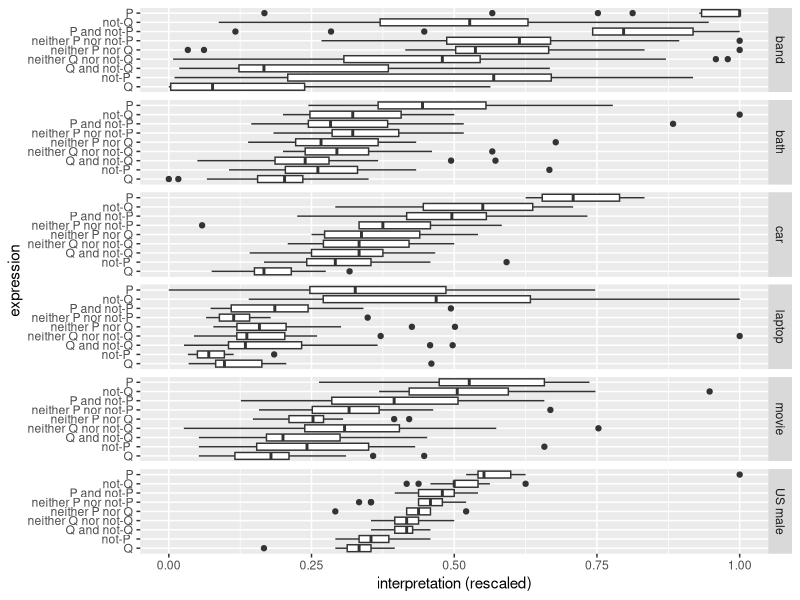
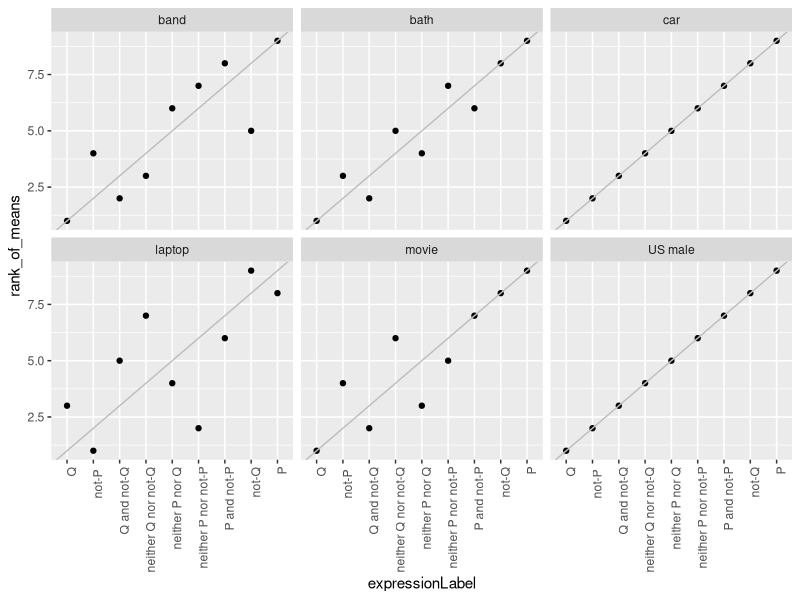
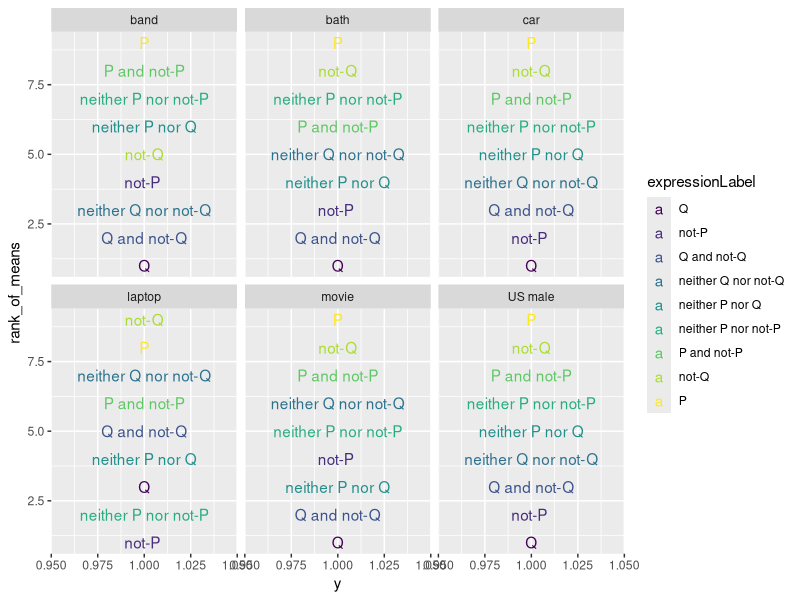
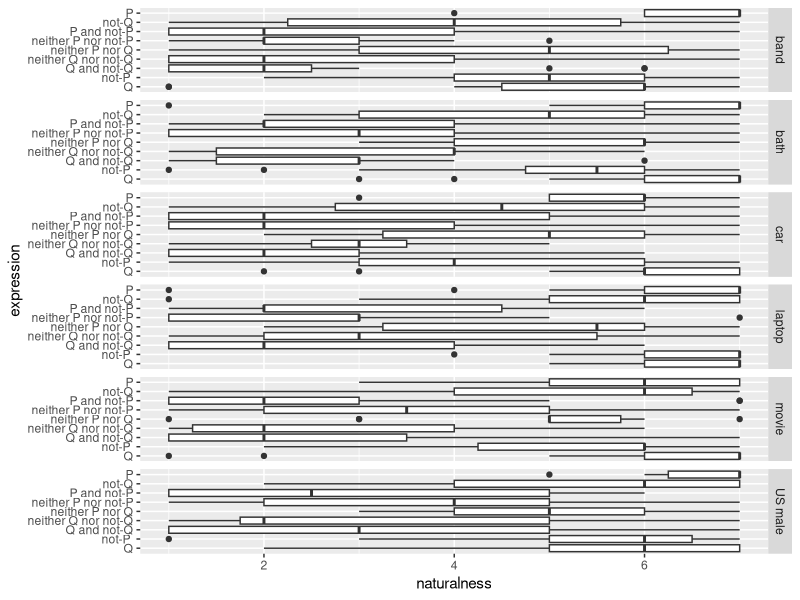
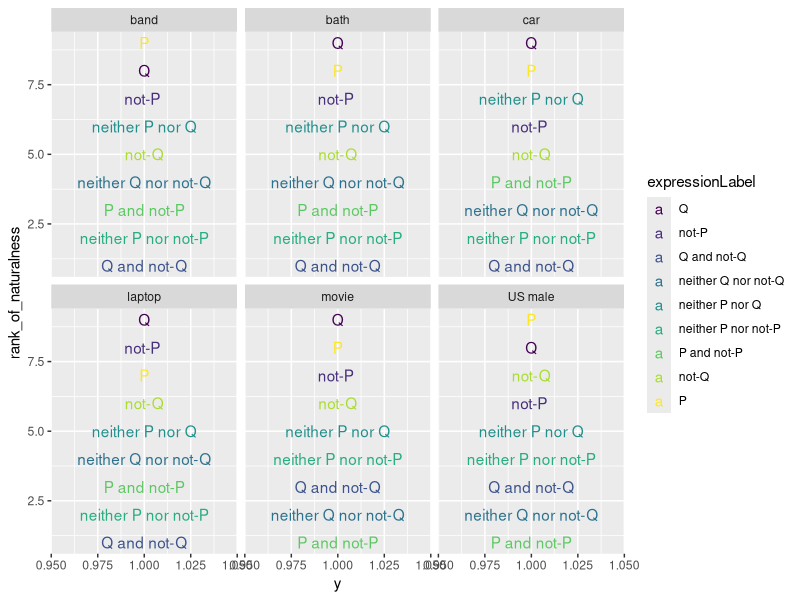
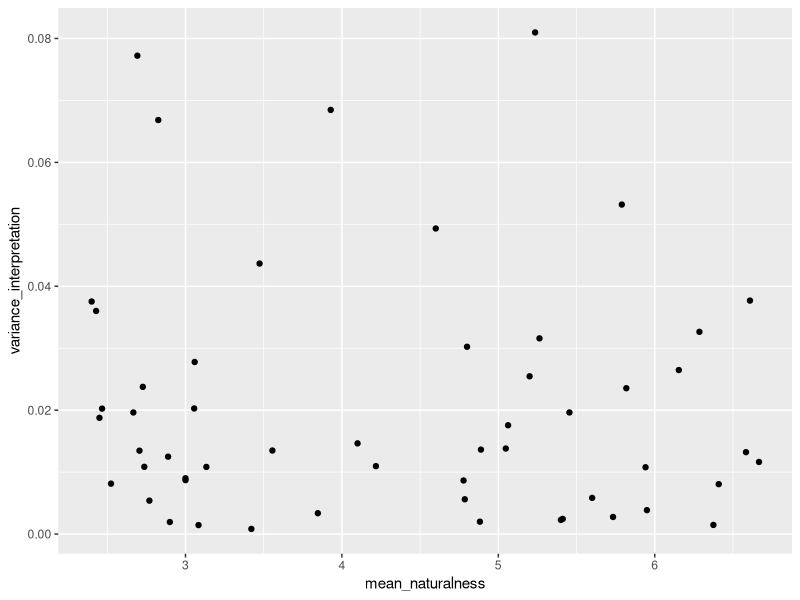

Recreate these plots in R, in order.
## ---- chunk 1
knitr::opts_chunk$set(fig.width=8, fig.height=8, 
                      echo=FALSE, warning=FALSE, message=FALSE)
require(dplyr)
require(ggplot2)
require(reshape2)

## ---- chunk 2
d = read.csv('data.csv')
nr_participants_initial = nlevels(factor(d$id))
## ---- chunk 3

d = droplevels(filter(d, ! language %in% c("bulgarian", "Chinese", "Hindi") ))
nr_excluded_for_language = nr_participants_initial - nlevels(factor(d$id)) 

d$workerID = unlist(sapply(1:nrow(d), function(i) strsplit(as.character(d$id[i]), ":")[[1]][1]))
d$assignmentID = unlist(sapply(1:nrow(d), function(i) strsplit(as.character(d$id[i]), ":")[[1]][2]))

## ---- chunk 4
d = d %>%
  mutate(id = as.numeric(factor(id)),
         expressionLabel = factor(expressionLabel, ordered = TRUE, 
                                  levels = c("Q", 
                                             "not-P ", 
                                             "Q and not-Q", 
                                             "neither Q nor not-Q", 
                                             "neither P nor Q", 
                                             "neither P nor not-P", 
                                             "P and not-P",
                                             "not-Q", 
                                             "P")),
         answerRescaled = (answer - minValue)/ (maxValue-minValue)) %>% 
  group_by(id, scenarioLabel) %>%
  mutate(rank = rank(answer))

interpretation_plot = ggplot(d, aes(y = answerRescaled, x = factor(expressionLabel))) + 
  geom_boxplot() + 
  facet_grid(scenarioLabel ~ ., scales = "free") + 
  coord_flip() + xlab("expression") + ylab("interpretation (rescaled)")
show(interpretation_plot)

## ---- chunk 5
mean_interpretation_ranks = d %>% group_by(scenarioLabel, expressionLabel) %>%
  summarize(mean_interpretation = mean(answer)) %>%
  group_by(scenarioLabel) %>%
  mutate(rank_of_means = rank(mean_interpretation))

mean_interpretation_ranks_plot = ggplot(mean_interpretation_ranks,
                                        aes(x = expressionLabel,
                                            y = rank_of_means)) +
  geom_point() + facet_wrap(~ scenarioLabel, nrow = 2) +
  theme(axis.text.x = element_text(angle = 90, hjust = 1)) + geom_abline(intercept = 0, color = "gray")
show(mean_interpretation_ranks_plot)
## ---- chunk 6
mean_interpretation_ranks_plot_text = ggplot(mean_interpretation_ranks,
                                             aes(x = rank_of_means,
                                                 y = 1,
                                                 label = expressionLabel,
                                                 color = expressionLabel)) +
  geom_text() + facet_wrap(~ scenarioLabel, nrow = 2) + coord_flip()
show(mean_interpretation_ranks_plot_text)
## ---- chunk 7
naturalness_plot = ggplot(d, aes(y = naturalness, x = factor(expressionLabel))) + 
  geom_boxplot() + 
  facet_grid(scenarioLabel ~ .) + 
  coord_flip() + xlab("expression") + ylab("naturalness")
show(naturalness_plot)
## ---- chunk 8
mean_naturalness_ranks = d %>% group_by(scenarioLabel, expressionLabel) %>%
  summarize(mean_naturalness = mean(naturalness)) %>%
  group_by(scenarioLabel) %>%
  mutate(rank_of_naturalness = rank(mean_naturalness, ties.method = "average"))

mean_naturalness_ranks_plot_text = ggplot(mean_naturalness_ranks,
                                             aes(x = rank_of_naturalness,
                                                 y = 1,
                                                 label = expressionLabel,
                                                 color = expressionLabel)) +
  geom_text() + facet_wrap(~ scenarioLabel, nrow = 2) + coord_flip()
show(mean_naturalness_ranks_plot_text)

## ---- chunk 9
correlation_data = d %>% group_by(scenarioLabel, expressionLabel, predicateType) %>%
  summarize(mean_naturalness = mean(naturalness),
            variance_interpretation = var(answerRescaled))

correlation_plot = ggplot(correlation_data, aes(x = mean_naturalness, y = variance_interpretation)) +
  geom_point()
show(correlation_plot)
